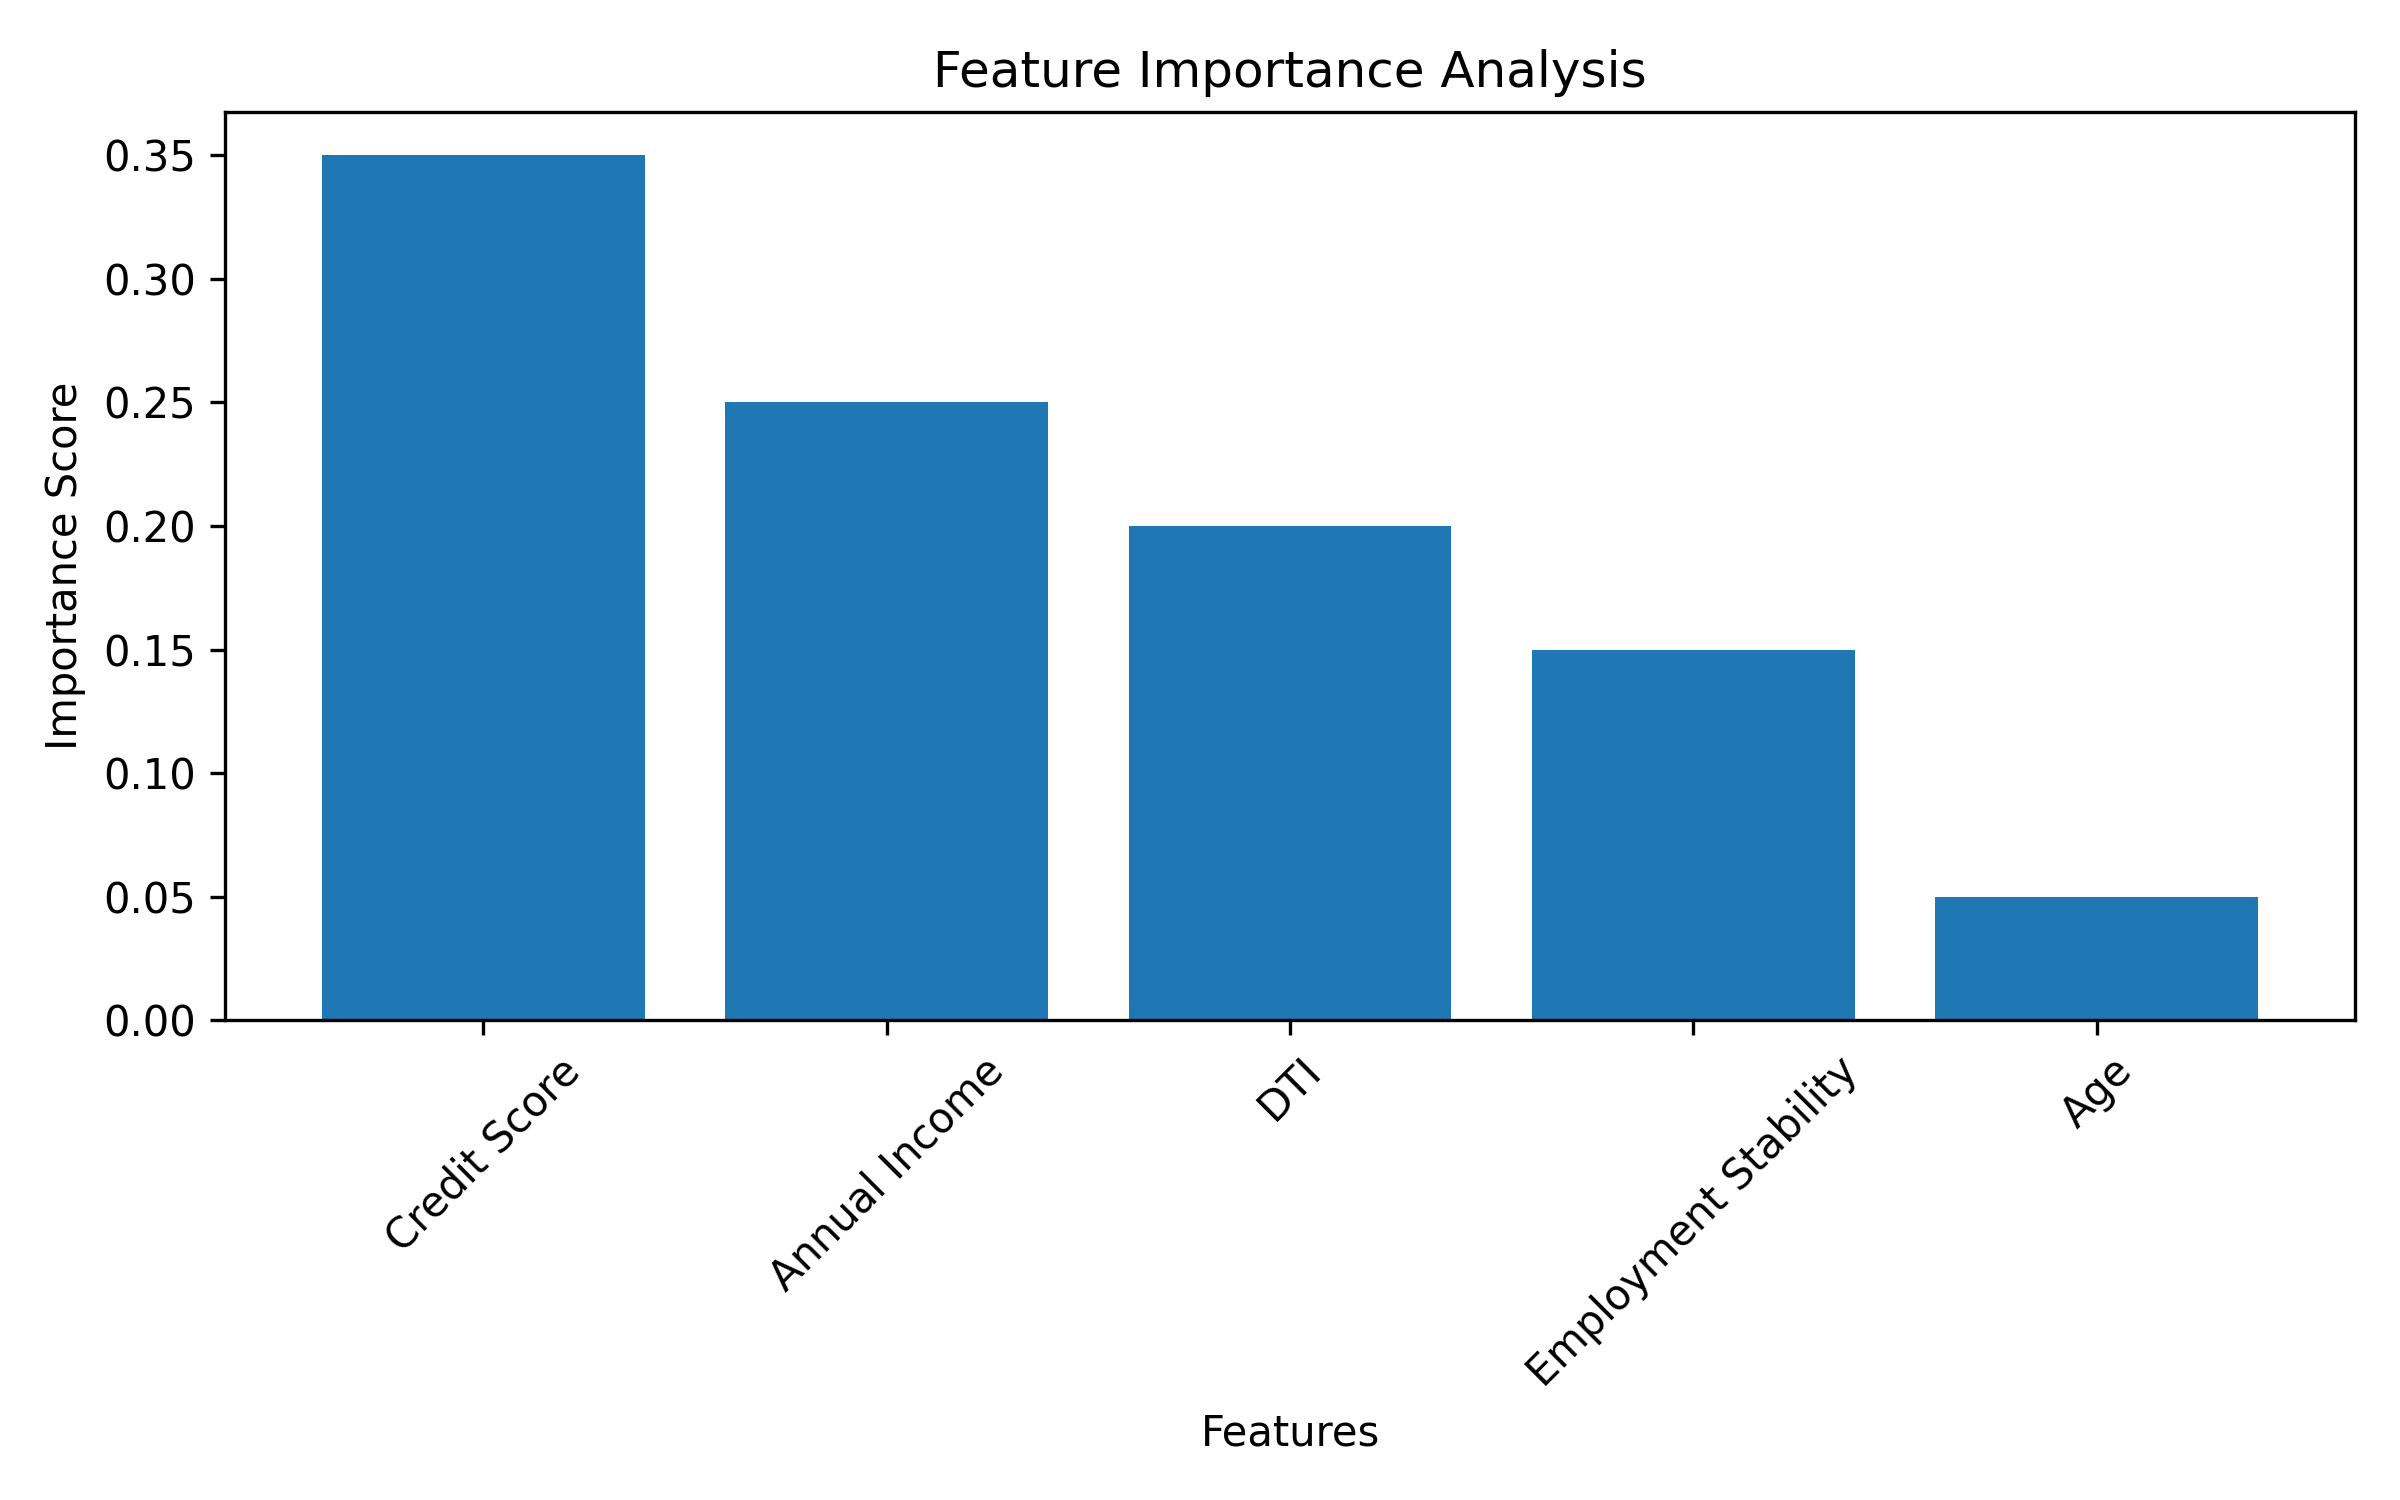

This figure's Python source:
import matplotlib.pyplot as plt
import numpy as np

# Example feature names and importance scores
feature_names = ['Credit Score', 'Annual Income', 'DTI', 'Employment Stability', 'Age']
feature_importances = [0.35, 0.25, 0.20, 0.15, 0.05]

# Sort features by importance
indices = np.argsort(feature_importances)[::-1]

plt.figure(figsize=(8,5))
plt.bar(range(len(feature_importances)), np.array(feature_importances)[indices], align="center")
plt.xticks(range(len(feature_importances)), np.array(feature_names)[indices], rotation=45)
plt.xlabel("Features")
plt.ylabel("Importance Score")
plt.title("Feature Importance Analysis")
plt.tight_layout()

# Save the figure
plt.savefig("feature_importance.png", dpi=300)
plt.show()
